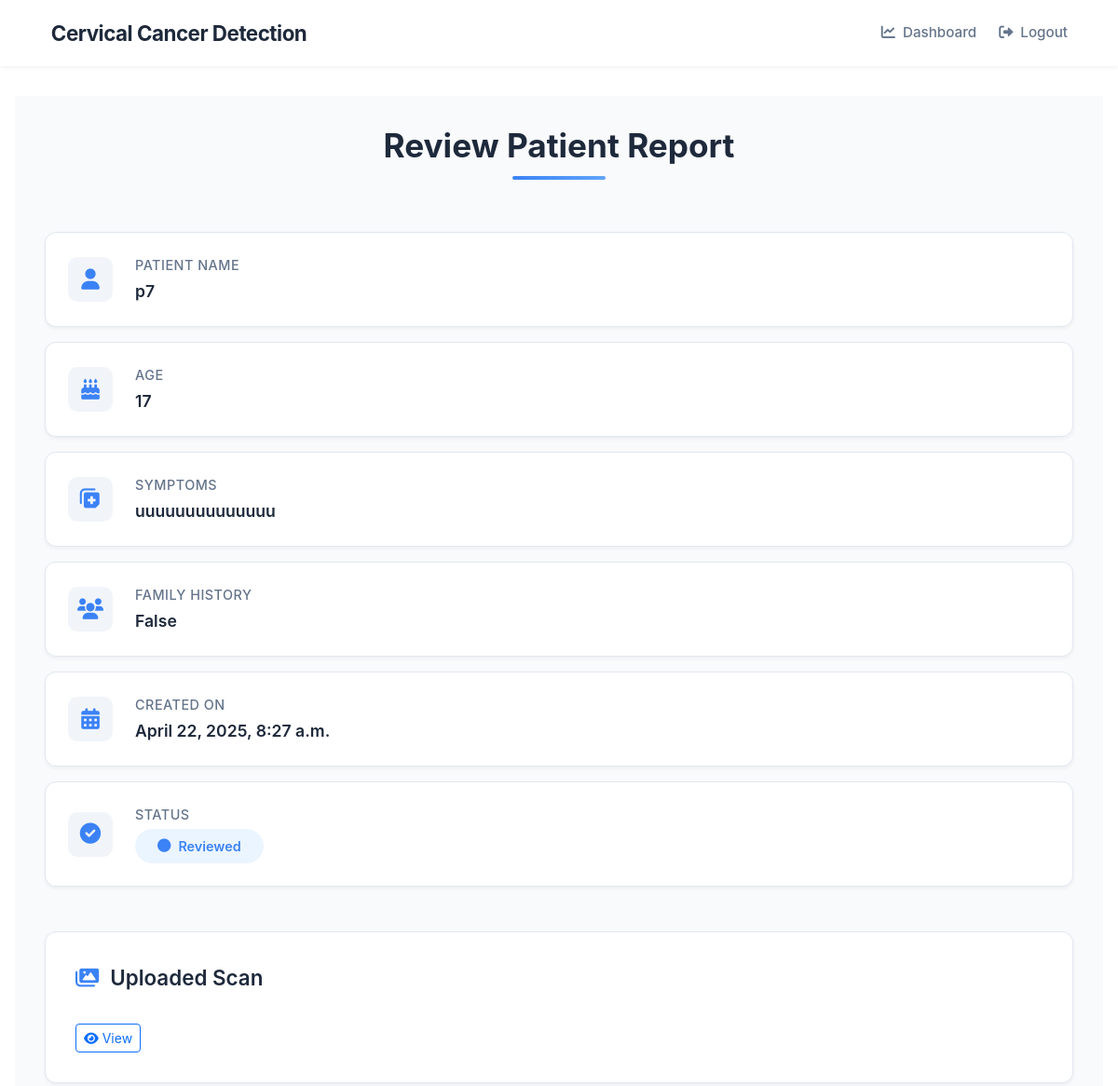
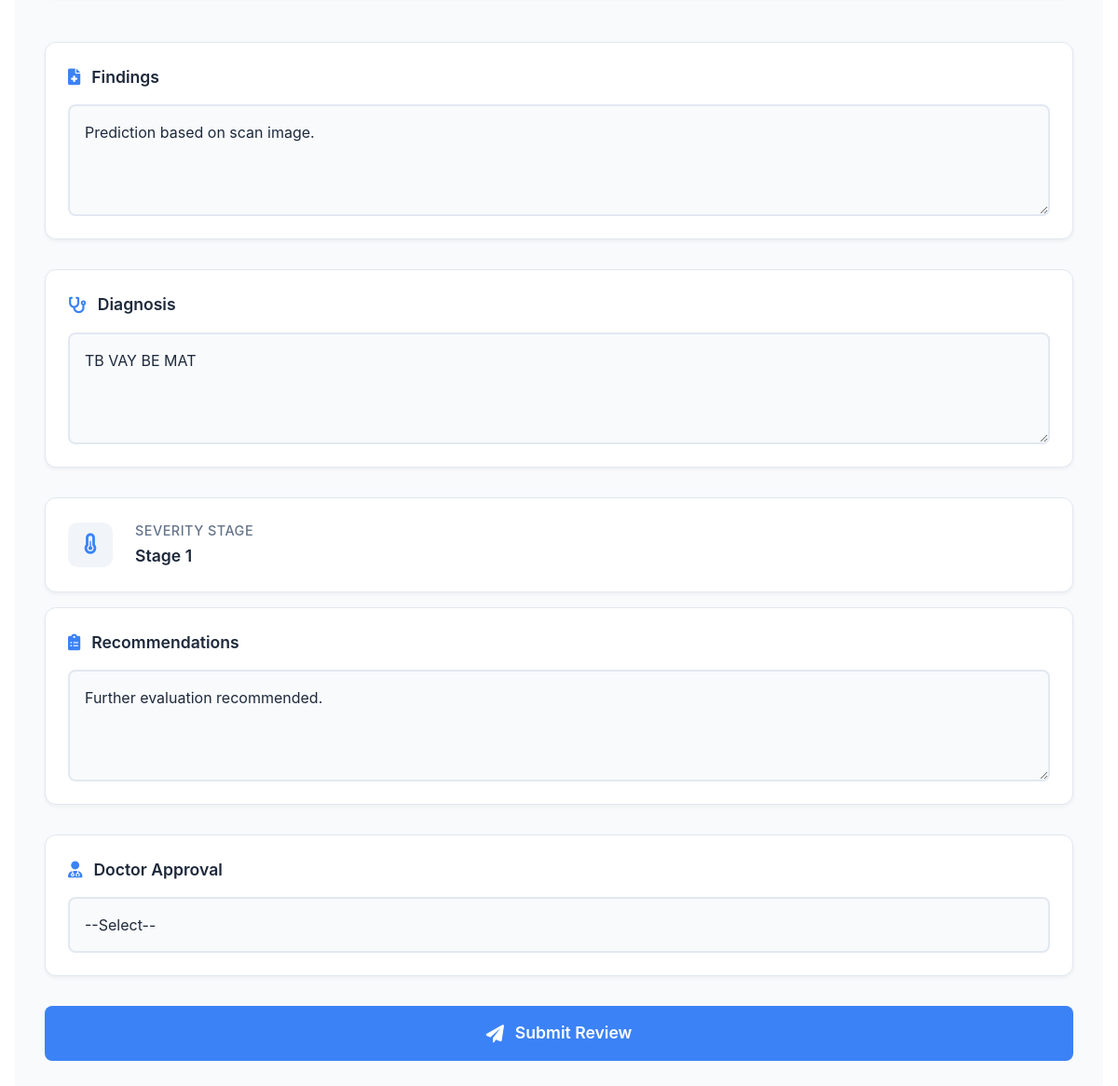
/review/report/1/ (signed in), run on the app's committed database (2 pictures, top to bottom).
### members/models.py (models this page shows, shortened)
class Patient(models.Model):
    user = models.OneToOneField(User, on_delete=models.CASCADE)
    name = models.CharField(max_length=255)
    age = models.IntegerField()
    mobile_number = models.CharField(max_length=15, blank=True, null=True)
    symptoms = models.TextField()
    family_history = models.BooleanField(default=False)
    occupation = models.CharField(max_length=255, blank=True, null=True)
    weight_loss = models.BooleanField(default=False)
    last_checkup_date = models.DateField(blank=True, null=True)

class PatientReport(models.Model):
    patient = models.ForeignKey(Patient, on_delete=models.CASCADE)
    findings = models.TextField()
    diagnosis = models.TextField()
    severity_stage = models.CharField(max_length=20, blank=True, null=True)
    recommendations = models.TextField()
    status = models.CharField(
        max_length=20,
        choices=[("Pending", "Pending"), ("Reviewed", "Reviewed")],
        default="Pending"
    )
    created_at = models.DateTimeField(auto_now_add=True)
    uploaded_image = models.ImageField(upload_to="reports/", blank=True, null=True)
    doctor_approved = models.BooleanField(null=True, blank=True)

### members/views.py (the view, shortened to what this page needs)
# urls.py: path('review/report/<int:report_id>/', views.review_report, name='review_report'),
@login_required
def review_report(request, report_id):
    report = get_object_or_404(PatientReport, id=report_id)
    report_images = PatientReportFile.objects.filter(report=report)
    severity_mapping = {
        "TB VAY BE MAT": 1,
        "TB VAY TRUNG GIAN": 2,
        "ACUS": 3,
        "LSIL": 4,
        "HSIL": 5,
        "SCC": 6,
    }
    predicted_class = report.diagnosis.upper() if report.diagnosis else ""
    severity_stage = severity_mapping.get(predicted_class, "Unknown")
    return render(request, "review_report.html", {
        "report": report,
        "report_images": report.uploaded_image.url if report.uploaded_image else None,
        "patient": report.patient,
        "severity_stage": severity_stage,
    })

### members/context_processors.py (called while the page is built)
def notification_count(request):
    if request.user.is_authenticated:
        unread_count = Notification.objects.filter(user=request.user, is_read=False).count()
        return {'unread_notifications_count': unread_count}
    return {'unread_notifications_count': 0}

### members/templates/review_report.html (shortened to what this page needs)
{% extends 'base.html' %}
{% load static %}
{% block content %}
<div class="review-container">
    <div class="report-header">
        <h2>Review Patient Report</h2>
    </div>
    <div class="info-line">
        <div class="info-icon">
            <i class="fas fa-user"></i>
        </div>
        <div class="info-content">
            <div class="info-label">Patient Name</div>
            <div class="info-value">{{ patient.name }}</div>
        </div>
    </div>
    <div class="info-line">
        <div class="info-icon">
            <i class="fas fa-birthday-cake"></i>
        </div>
        <div class="info-content">
            <div class="info-label">Age</div>
            <div class="info-value">{{ patient.age }}</div>
        </div>
    </div>
    <div class="info-line">
        <div class="info-icon">
            <i class="fas fa-notes-medical"></i>
        </div>
        <div class="info-content">
            <div class="info-label">Symptoms</div>
            <div class="info-value">{{ patient.symptoms }}</div>
        </div>
    </div>
    <div class="info-line">
        <div class="info-icon">
            <i class="fas fa-users"></i>
        </div>
        <div class="info-content">
            <div class="info-label">Family History</div>
            <div class="info-value">{{ patient.family_history }}</div>
        </div>
    </div>
    <div class="info-line">
        <div class="info-icon">
            <i class="fas fa-calendar-alt"></i>
        </div>
        <div class="info-content">
            <div class="info-label">Created On</div>
            <div class="info-value">{{ report.created_at|date:"F j, Y, g:i a" }}</div>
        </div>
    </div>
    <div class="info-line">
        <div class="info-icon">
            <i class="fas fa-check-circle"></i>
        </div>
        <div class="info-content">
            <div class="info-label">Status</div>
            <div class="info-value">
                <span class="status-badge">
                    <i class="fas fa-circle"></i>
                    {{ report.status }}
                </span>
            </div>
        </div>
    </div>
    {% if report.uploaded_image %}
    <div class="scans-section">
        <div class="scans-header">
            <i class="fas fa-images"></i> Uploaded Scan
        </div>
        <a href="{{ report.uploaded_image.url }}" class="btn btn-sm btn-outline-primary" target="_blank">
            <i class="fas fa-eye"></i> View
        </a>
    </div>
    {% endif %}
    <form method="POST">
        <div class="form-group">
            <label class="form-label">
                <i class="fas fa-file-medical"></i>
                Findings
            </label>
            <textarea name="findings" class="form-control" required placeholder="Enter your findings...">{% if report.findings != 'Pending Review' %}{{ report.findings }}{% endif %}</textarea>
        </div>
        <div class="form-group">
            <label class="form-label">
                <i class="fas fa-stethoscope"></i>
                Diagnosis
            </label>
            <textarea name="diagnosis" class="form-control" required placeholder="Enter your diagnosis...">{% if report.diagnosis != 'Pending Review' %}{{ report.diagnosis }}{% endif %}</textarea>
        </div>
        <div class="info-line">
            <div class="info-icon">
                <i class="fas fa-thermometer-half"></i>
            </div>
            <div class="info-content">
                <div class="info-label">Severity Stage</div>
                <div class="info-value">
                    {% if severity_stage != 'Unknown' %}
                        Stage {{ severity_stage }}
                    {% else %}
                        Not classified
                    {% endif %}
                </div>
            </div>
        </div>
        <div class="form-group">
            <label class="form-label">
                <i class="fas fa-clipboard-list"></i>
                Recommendations
            </label>
            <textarea name="recommendations" class="form-control" required placeholder="Enter your recommendations...">{% if report.recommendations != 'Pending Review' %}{{ report.recommendations }}{% endif %}</textarea>
        </div>
        <div class="form-group">
            <label class="form-label" for="doctor_approved">
                <i class="fas fa-user-md"></i>
                Doctor Approval
            </label>
            <select name="doctor_approved" id="doctor_approved" class="form-control" required>
                <option value="">--Select--</option>
            </select>
        </div>
        <button type="submit" class="btn-submit">
            <i class="fas fa-paper-plane"></i>
            Submit Review
        </button>
    </form>
</div>
{% endblock %}

### members/templates/base.html (style rules this page uses)
:root { --primary: #3b82f6; --primary-dark: #2563eb; --white: #ffffff; }
body { font-family: 'Inter', -apple-system, BlinkMacSystemFont, sans-serif; }

### members/templates/review_report.html (style rules this page uses)
.review-container { min-height: 100vh; background: #f8fafc; padding: 2rem; max-width: 1200px; margin: 0 auto; }
.report-header { text-align: center; margin-bottom: 3rem; }
.report-header h2 { font-size: 2.2rem; font-weight: 700; color: #1e293b; position: relative; display: inline-block; padding-bottom: 1rem; }
.report-header h2::after { content: ''; position: absolute; bottom: 0; left: 50%; transform: translateX(-50%); width: 100px; height: 4px; background: linear-gradient(90deg, #3b82f6, #60a5fa); border-radius: 2px; }
.info-line { display: flex; align-items: center; padding: 1.5rem; background: white; border-radius: 12px; margin-bottom: 1rem; transition: all 0.3s ease; box-shadow: 0 2px 4px rgba(0, 0, 0, 0.05); border: 1px solid #e2e8f0; }
.info-icon { width: 48px; height: 48px; display: flex; align-items: center; justify-content: center; margin-right: 1.5rem; background: #f1f5f9; border-radius: 10px; transition: all 0.3s ease; }
.info-icon i { font-size: 1.4rem; color: #3b82f6; transition: all 0.3s ease; }
.info-content { flex: 1; }
.info-label { color: #64748b; font-size: 0.9rem; font-weight: 500; margin-bottom: 0.25rem; text-transform: uppercase; letter-spacing: 0.5px; }
.info-value { color: #1e293b; font-size: 1.1rem; font-weight: 600; }
.status-badge { display: inline-flex; align-items: center; padding: 0.5rem 1.5rem; background: #ebf5ff; border-radius: 50px; color: #3b82f6; font-weight: 600; gap: 0.5rem; font-size: 0.9rem; }
.scans-section { margin: 3rem 0; background: white; padding: 2rem; border-radius: 12px; box-shadow: 0 2px 4px rgba(0, 0, 0, 0.05); border: 1px solid #e2e8f0; }
.scans-header { font-size: 1.4rem; color: #1e293b; font-weight: 600; margin-bottom: 2rem; display: flex; align-items: center; gap: 0.75rem; }
.scans-header i { color: #3b82f6; }
.form-group { margin-bottom: 2rem; background: white; padding: 1.5rem; border-radius: 12px; box-shadow: 0 2px 4px rgba(0, 0, 0, 0.05); border: 1px solid #e2e8f0; }
.form-label { display: flex; align-items: center; gap: 0.75rem; color: #1e293b; font-size: 1.1rem; font-weight: 600; margin-bottom: 1rem; }
.form-label i { color: #3b82f6; }
.form-control { width: 100%; padding: 1rem; border: 2px solid #e2e8f0; border-radius: 8px; font-size: 1rem; transition: all 0.3s ease; background: #f8fafc; color: #1e293b; }
textarea.form-control { min-height: 120px; resize: vertical; }
.btn-submit { width: 100%; padding: 1rem; background: #3b82f6; color: white; border: none; border-radius: 8px; font-size: 1.1rem; font-weight: 600; cursor: pointer; transition: all 0.3s ease; display: flex; align-items: center; justify-content: center; gap: 0.75rem; }
.btn-submit i { font-size: 1.2rem; }

### data on the page
Patient: name "p7", age "17", symptoms "uuuuuuuuuuuuuu", family_history "False"
PatientReport: created_at "April 22, 2025, 8:27 a.m.", status "Reviewed", findings "Prediction based on scan image.", diagnosis "TB VAY BE MAT", recommendations "Further evaluation recommended."

### other printed values
{{ severity_stage }} "1"
